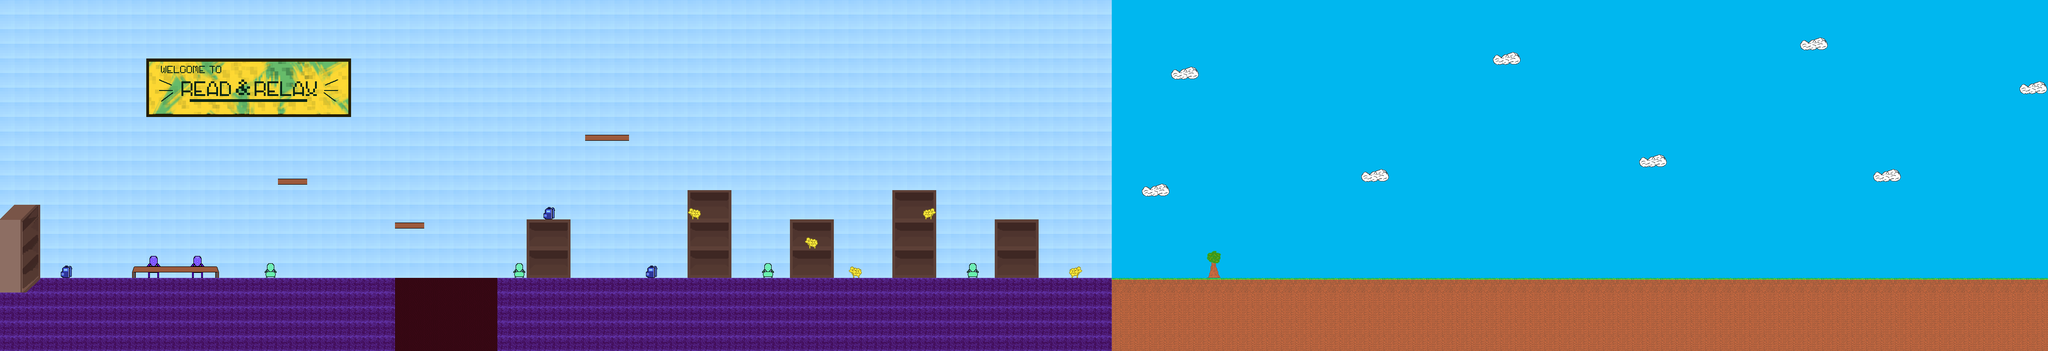

This game map was drawn from its Tiled (.tmx) file and the tilesets committed beside it. A one-line description and the trimmed map source follow:
An orthogonal 140x24 tile map with 32x32 px tiles, 9 tile layers (Carpet, Clouds, Bookshelf Collisions, Bookshelf, ...), 7 tilesets and 4 objects (2x EnemySpawn, Endpoint, Spawn).

<map version="1.10" tiledversion="1.11.2" orientation="orthogonal" renderorder="right-down" width="140" height="24" tilewidth="32" tileheight="32" infinite="0" nextlayerid="27" nextobjectid="5">
 <tileset firstgid="1" source="tilesheet.tsx" />
 <tileset firstgid="25" source="wren.tsx" />
 <tileset firstgid="445" source="swem_stuff.tsx" />
 <tileset firstgid="454" source="bookshelf.tsx" />
 <tileset firstgid="496" source="carpet.tsx" />
 <tileset firstgid="497" source="readandrelax.tsx" />
 <tileset firstgid="553" source="largetilesheet.tsx" />
 <layer id="13" name="Carpet" width="140" height="24">
  <data>[3360 cells, 3360 non-empty, 4 distinct tile ids]</data>
 </layer>
 <layer id="25" name="Clouds" width="140" height="24">
  <data>[3360 cells, 36 non-empty, 8 distinct tile ids]</data>
 </layer>
 <objectgroup id="26" name="Endpoint">
  <object id="3" name="Endpoint" type="Endpoint" x="4416" y="0" width="32" height="768" />
 </objectgroup>
 <layer id="20" name="Bookshelf Collisions" width="140" height="24">
  <data>[3360 cells, 72 non-empty, 1 distinct tile ids]</data>
 </layer>
 <layer id="14" name="Bookshelf" width="140" height="24">
  <data>[3360 cells, 90 non-empty, 36 distinct tile ids]</data>
 </layer>
 <layer id="15" name="Backpack" width="140" height="24">
  <data>[3360 cells, 327 non-empty, 4 distinct tile ids]</data>
 </layer>
 <layer id="18" name="Chair" width="140" height="24">
  <data>[3360 cells, 8 non-empty, 3 distinct tile ids]</data>
 </layer>
 <layer id="17" name="Tables" width="140" height="24">
  <data>[3360 cells, 6 non-empty, 3 distinct tile ids]</data>
 </layer>
 <objectgroup id="19" name="Spawnpoint">
  <object id="1" name="Player" type="Spawn" x="32" y="416" width="32" height="32" />
  <object id="2" name="Enemy1" type="EnemySpawn" x="704" y="576" width="32" height="32">
   <properties>
    <property name="trackEnd" type="float" value="830" />
    <property name="trackStart" type="float" value="650" />
   </properties>
  </object>
  <object id="4" name="Enemy1" type="EnemySpawn" x="2208" y="448" width="32" height="32">
   <properties>
    <property name="trackEnd" type="float" value="2250" />
    <property name="trackStart" type="float" value="2176" />
   </properties>
  </object>
 </objectgroup>
 <layer id="23" name="Tables2" width="140" height="24">
  <data>[3360 cells, 8 non-empty, 2 distinct tile ids]</data>
 </layer>
 <layer id="24" name="Tile Layer 8" width="140" height="24">
  <data>[3360 cells, 56 non-empty, 56 distinct tile ids]</data>
 </layer>
</map>
